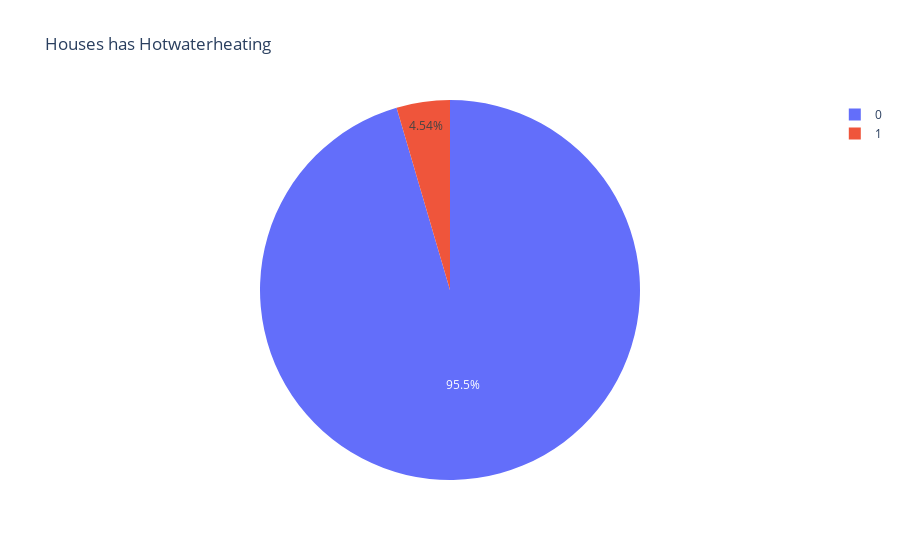

The code cell stored with this chart in its notebook:
### Code cell
# Visualize 'hotwaterheating' using pie chart
hotwaterheating_counts = data['hotwaterheating'].value_counts()
fig = px.pie(hotwaterheating_counts, values=hotwaterheating_counts.values, names=hotwaterheating_counts.index, title='Houses has Hotwaterheating')
fig.show()

### Figure 1 — Plotly figure (JSON) as saved in the notebook; plotly's stock layout.template omitted (floating-point values rounded to 4 significant figures)
{"data": [{"domain": {"x": [0, 1], "y": [0, 1]}, "hovertemplate": "hotwaterheating=%{label}<br>value=%{value}<extra></extra>", "labels": [0, 1], "legendgroup": "", "name": "", "showlegend": true, "type": "pie", "values": [505, 24]}], "layout": {"autosize": true, "legend": {"tracegroupgap": 0}, "title": {"text": "Houses has Hotwaterheating"}}}
